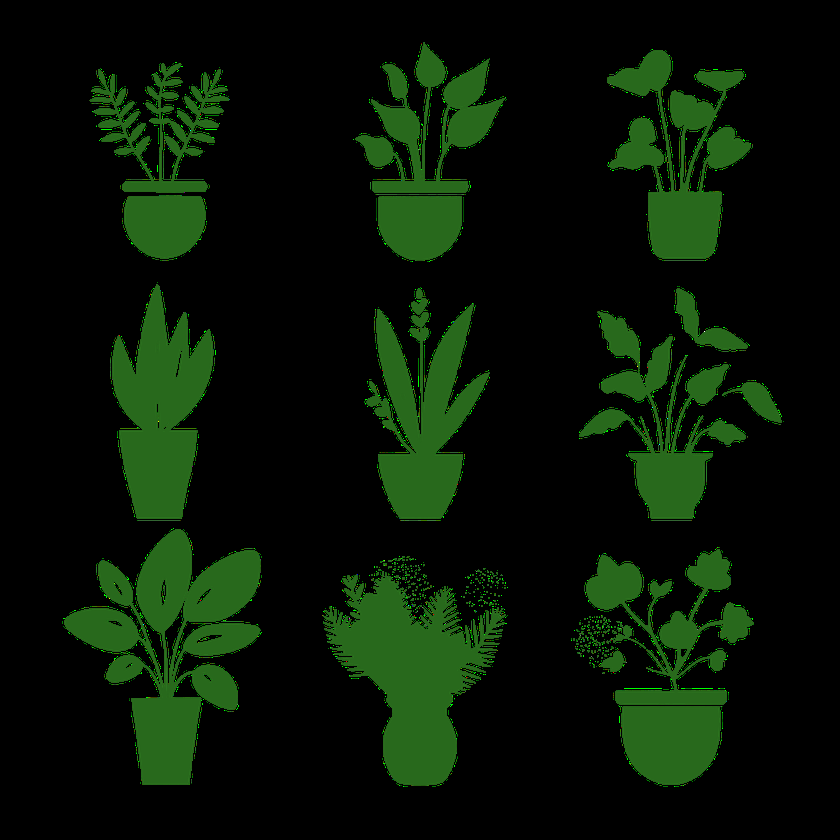
#> input picture test.png, 840 x 840 px, shrunk from 1024 x 1024 before the run
$ python spliting_to_layers.py
#> lines starting #> are read from the running program, lines starting #| are printed output that depends on the picture; after the words box and inside, x2 and y2 are one past the last pixel; in counts of white or black regions, pixels touching at a corner belong together
import cv2
from PIL import Image
import numpy as np
import shutil
import os

def clear_directory(folder):
    # Check if directory exists
    if not os.path.exists(folder):
        os.makedirs(folder)
    # Remove files and directories in the folder
    for filename in os.listdir(folder):
        file_path = os.path.join(folder, filename)
        try:
            if os.path.isfile(file_path) or os.path.islink(file_path):
                os.unlink(file_path)
            elif os.path.isdir(file_path):
                shutil.rmtree(file_path)
        except Exception as e:
            print(f'Failed to delete {file_path}. Reason: {e}')

def is_far_enough(contour1, contour2, min_distance=10):
    x1, y1, w1, h1 = cv2.boundingRect(contour1)
    x2, y2, w2, h2 = cv2.boundingRect(contour2)

    # Calculate distance between closest points
    horizontal_dist = max(x1 - (x2 + w2), x2 - (x1 + w1))
    vertical_dist = max(y1 - (y2 + h2), y2 - (y1 + h1))

    # If distances are negative, contours are overlapping or touching
    return horizontal_dist >= min_distance and vertical_dist >= min_distance

def extract_subjects(image_path, output_folder):
    # Read the image with alpha channel
#> called with image_path = 'test.png', output_folder = './splited_images'
    image = cv2.imread(image_path, cv2.IMREAD_UNCHANGED)
#> image is the input picture: shape (840, 840, 4); mean B, G, R, A 5.4, 21.5, 7.8, 43.2

    # Check if the image has an alpha channel, if not, add one
    if image.shape[2] == 3:  # No alpha channel
        image = cv2.cvtColor(image, cv2.COLOR_BGR2BGRA)

    # Convert to grayscale
    gray = cv2.cvtColor(image, cv2.COLOR_BGRA2GRAY)
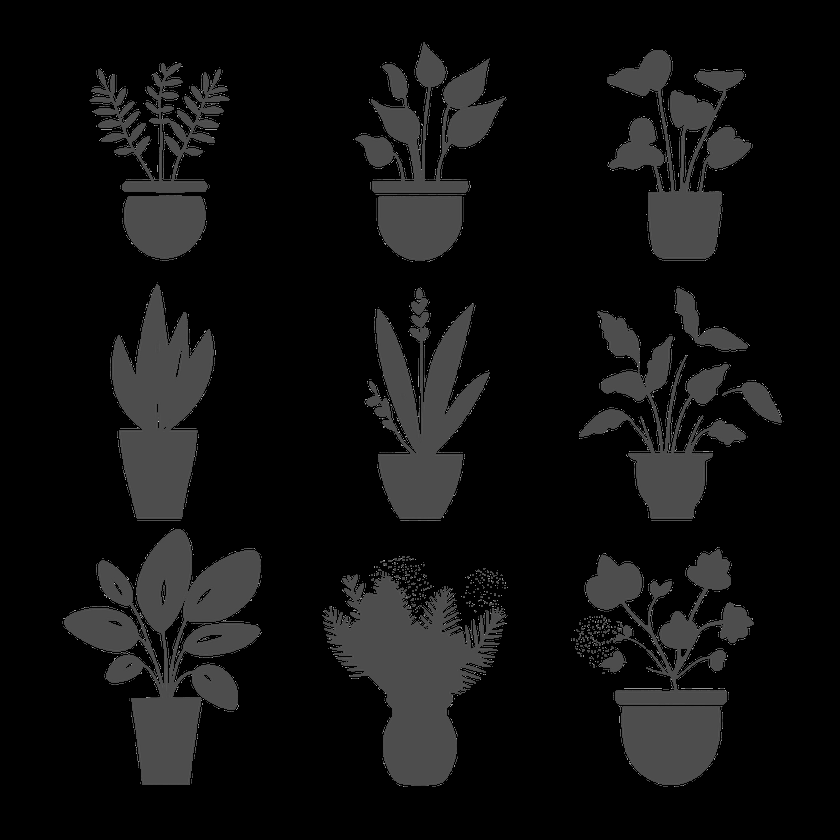
#> gray: shape (840, 840); min 0, max 255, mean 15.6

    # Apply adaptive thresholding to find contours
    # thresh = cv2.adaptiveThreshold(gray, 255, cv2.ADAPTIVE_THRESH_GAUSSIAN_C, cv2.THRESH_BINARY_INV, 11, 2)
    thresh = cv2.adaptiveThreshold(gray, 255, cv2.ADAPTIVE_THRESH_MEAN_C, cv2.THRESH_BINARY, 15, 12)
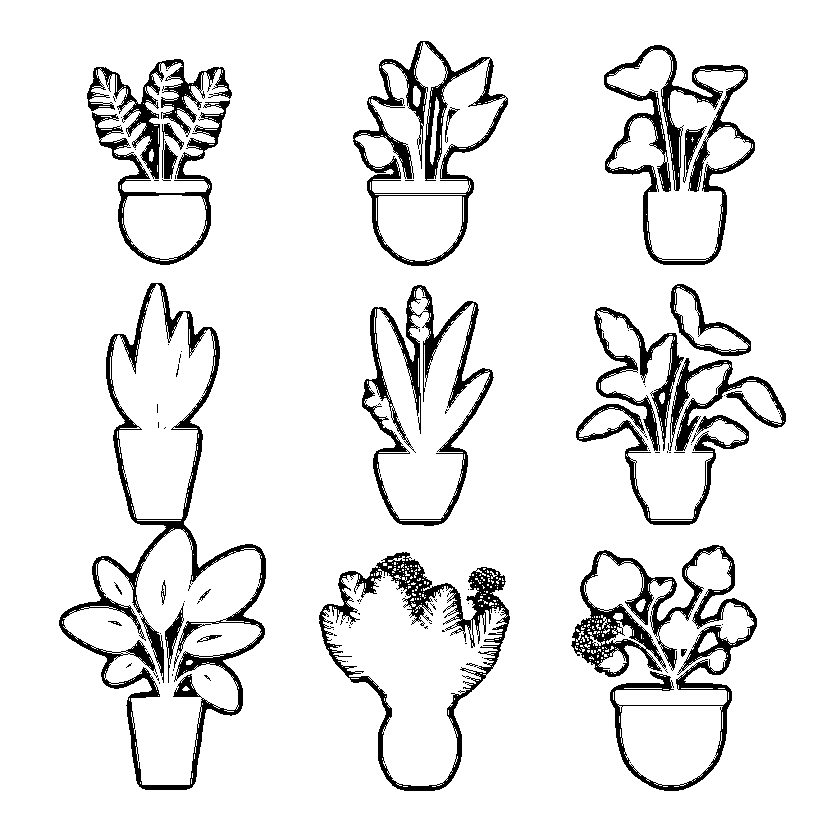
#> thresh: shape (840, 840); 90.9% white; 108 black regions (86 under 20 px)
    # thresh = cv2.adaptiveThreshold(gray, 255, cv2.ADAPTIVE_THRESH_GAUSSIAN_C, cv2.THRESH_BINARY, 91, 12)

    # Find contours
    contours, _ = cv2.findContours(thresh, cv2.RETR_LIST, cv2.CHAIN_APPROX_SIMPLE)
#> contours = 2219 contours, 2145 with area under 20; largest, box (x1, y1, x2, y2) and area: (0, 0, 840, 840) 703921, (58, 282, 267, 791) 49972, (63, 528, 262, 785) 24010, (603, 44, 756, 266) 20379, (361, 284, 495, 527) 20264

    # Filter contours based on distance and size
    filtered_contours = []
    for contour in contours:
        x, y, w, h = cv2.boundingRect(contour)
        # Check if the contour is large enough
        if w > 10 and h > 10:
            if all(is_far_enough(contour, test_contour) for test_contour in filtered_contours):
                filtered_contours.append(contour)
#> this loop made 2219 passes
#> (contour, x, y, w, h) on passes 1 to 3: ([[674, 786], [678, 786]], 674, 786, 5, 1), ([[663, 786], [667, 786]], 663, 786, 5, 1), ([[432, 786], [435, 786]], 432, 786, 4, 1)
#> after the loop, filtered_contours = 5 contours; box (x1, y1, x2, y2) and area: (91, 111, 124, 141) 411, (172, 673, 202, 698) 372, (656, 161, 672, 193) 296, (698, 632, 718, 653) 202, (391, 407, 407, 441) 166

    # Loop through filtered contours and save each as a separate image
    for i, contour in enumerate(filtered_contours):
        # Get bounding box coordinates
        x, y, w, h = cv2.boundingRect(contour)

        # Extract the region of interest with the alpha channel
        roi = image[y:y+h, x:x+w]

        # Convert to PIL Image to save in PNG format with transparency
        roi_pil = Image.fromarray(roi, 'RGBA')  # Ensure using 'RGBA' mode for transparency

        # Save image
        roi_pil.save(f"{output_folder}/subject_{i+1}.png")
#> this loop made 5 passes
#> (x, y, w, h) on passes 1 to 5: (172, 673, 30, 25), (698, 632, 20, 21), (391, 407, 16, 34), (656, 161, 16, 32), (91, 111, 33, 30)
#> pass 1, in extract_subjects, `roi = image[y:y+h, x:x+w]`:
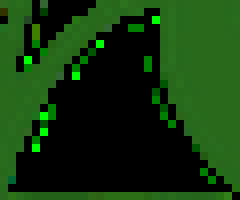
#> roi: shape (25, 30, 4) (shown 8 times larger); mean B, G, R, A 12.9, 55.2, 18.7, 86.5
#> pass 2, in extract_subjects, `roi = image[y:y+h, x:x+w]`:
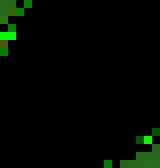
#> roi: shape (21, 20, 4) (shown 8 times larger); mean B, G, R, A 0.8, 7.4, 1.6, 4.7
#> pass 3, in extract_subjects, `roi_pil = Image.fromarray(roi, 'RGBA')  # Ensure using 'RGBA' mode for..`:
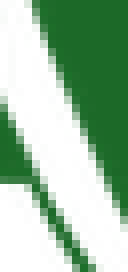
#> roi_pil: PIL image 16x34 RGBA (shown 8 times larger); mean R, G, B, A 15.5, 73.1, 23.2, 109.6; transparent parts drawn white
#> after the loop:
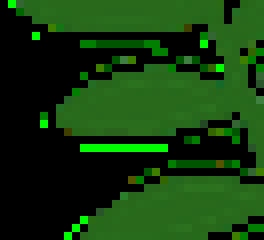
#> roi: shape (30, 33, 4) (shown 8 times larger); mean B, G, R, A 13, 59.4, 19.2, 86.5
# Usage

clear_directory('./splited_images')
extract_subjects('test.png', './splited_images')
